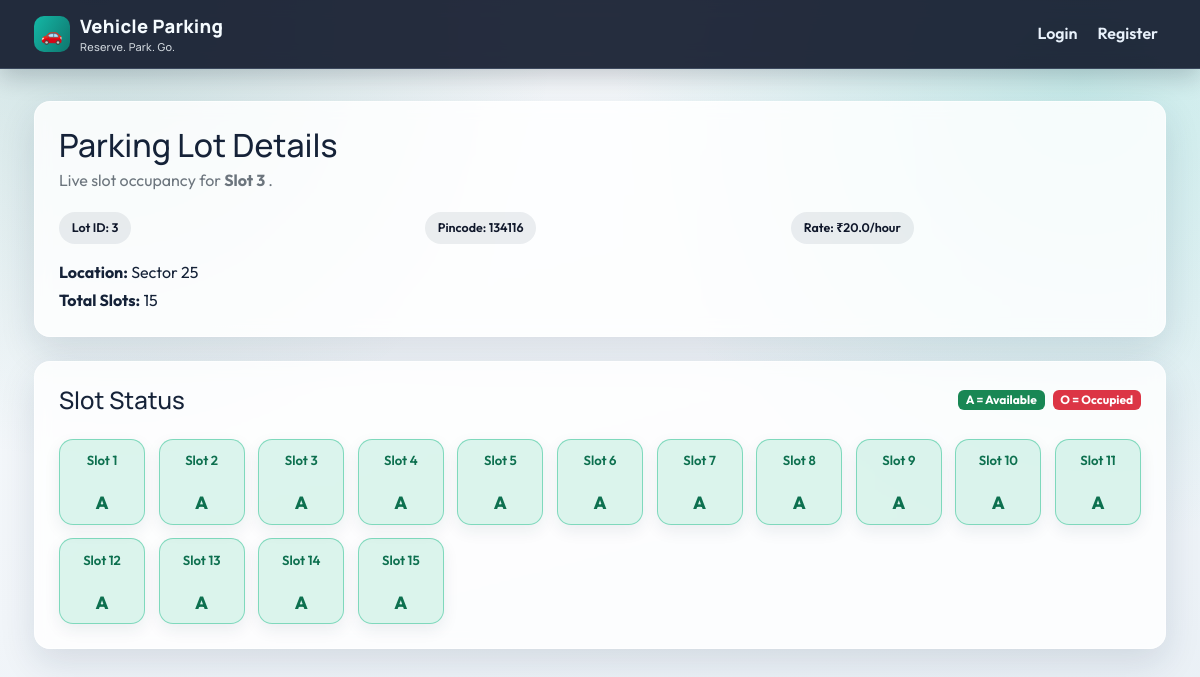
The app's page /slot/3/, older data.
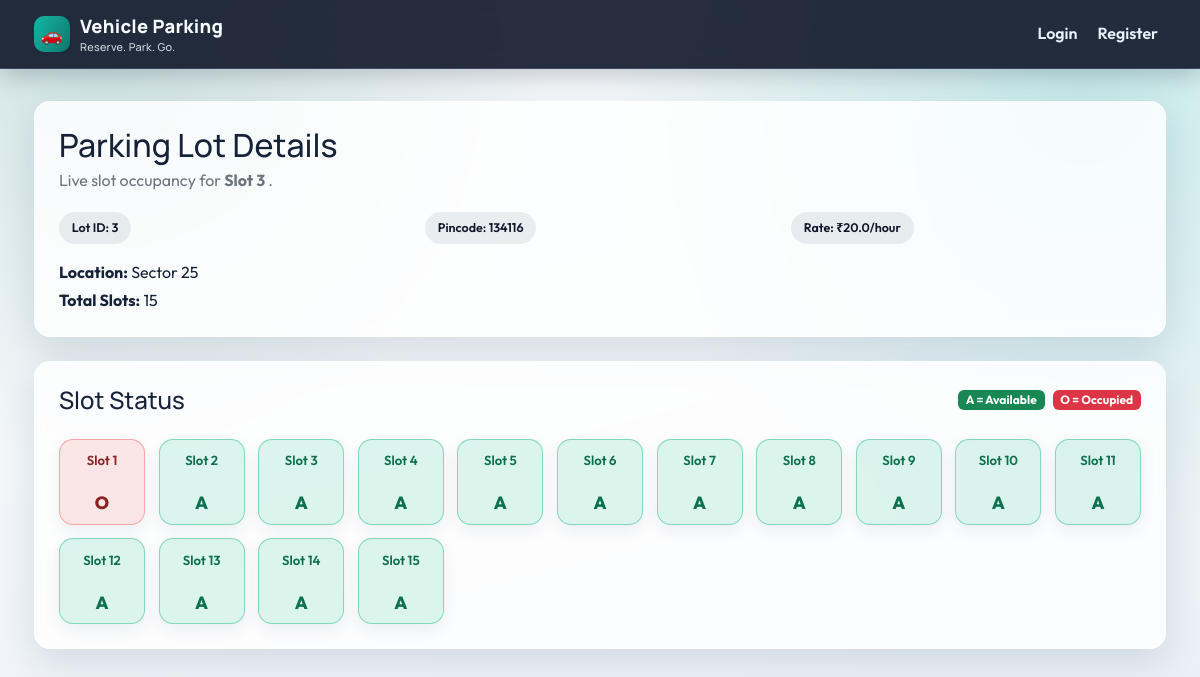
The same page, newer data.
### models.py (models this page shows)
class LotSlot(db.Model):
    __tablename__ = 'lot_slots'
    slot_id = db.Column(db.Integer, primary_key=True)
    parent_id = db.Column(db.Integer, db.ForeignKey('lots_info.lot_id'), nullable=False)
    slot_status = db.Column(db.String(1), default='A')
    current_reservation = db.relationship('SlotReservation', backref='reserved_slot', lazy=True, uselist=False)

### routes.py (the view)
    @app.route('/slot/<int:slot_id>/')
    def view_slot(slot_id):
        slot = LotInfo.query.get(slot_id)
        if not slot:
            flash("Slot not found.")
            return redirect(url_for('admin_login'))
        return render_template('show_slot.html', slot=slot)

### app.py (called while the page is built)
@app.context_processor
def inject_nav_context():
    user_id = session.get('user_id')
    user = AppUser.query.get(user_id) if user_id else None
    return {
        'nav_user': user,
        'nav_is_admin': bool(session.get('is_admin'))
    }

### templates/show_slot.html (shortened to what this page needs)
{% extends "layout.html" %}
{% block content %}
<section class="panel mb-4">
    <div class="panel-header">
        <h2 class="mb-1">Parking Lot Details</h2>
        <p class="text-secondary mb-0">Live slot occupancy for <strong>{{ slot.lot_title }}</strong>.</p>
    </div>
    <div class="panel-body pt-1">
        <div class="row g-3">
            <div class="col-sm-6 col-lg-4">
                <div class="stat-chip">Lot ID: {{ slot.lot_id }}</div>
            </div>
            <div class="col-sm-6 col-lg-4">
                <div class="stat-chip">Pincode: {{ slot.lot_zip }}</div>
            </div>
            <div class="col-sm-6 col-lg-4">
                <div class="stat-chip">Rate: ₹{{ slot.rate_per_hr }}/hour</div>
            </div>
        </div>
        <div class="mt-3">
            <p class="mb-1"><strong>Location:</strong> {{ slot.lot_location }}</p>
            <p class="mb-0"><strong>Total Slots:</strong> {{ slot.total_slots }}</p>
        </div>
    </div>
</section>
<section class="panel">
    <div class="panel-header d-flex flex-wrap justify-content-between align-items-center gap-2">
        <h4 class="mb-0">Slot Status</h4>
        <div class="d-flex gap-2">
            <span class="badge text-bg-success">A = Available</span>
            <span class="badge text-bg-danger">O = Occupied</span>
        </div>
    </div>
    <div class="panel-body pt-2">
        <div class="slot-grid">
            {% for slot_obj in slot.slot_list %}
                <div class="slot-box {% if slot_obj.slot_status == 'O' %}occupied{% else %}available{% endif %}">
                    <div class="slot-number">Slot {{ loop.index }}</div>
                    <div class="slot-status">{{ slot_obj.slot_status }}</div>
                </div>
            {% endfor %}
        </div>
    </div>
</section>
{% endblock %}

Row changes from the older to the newer data that the page shows:
changed LotSlot (number 1 of 15 on the later page): slot_status "A" → "O"
